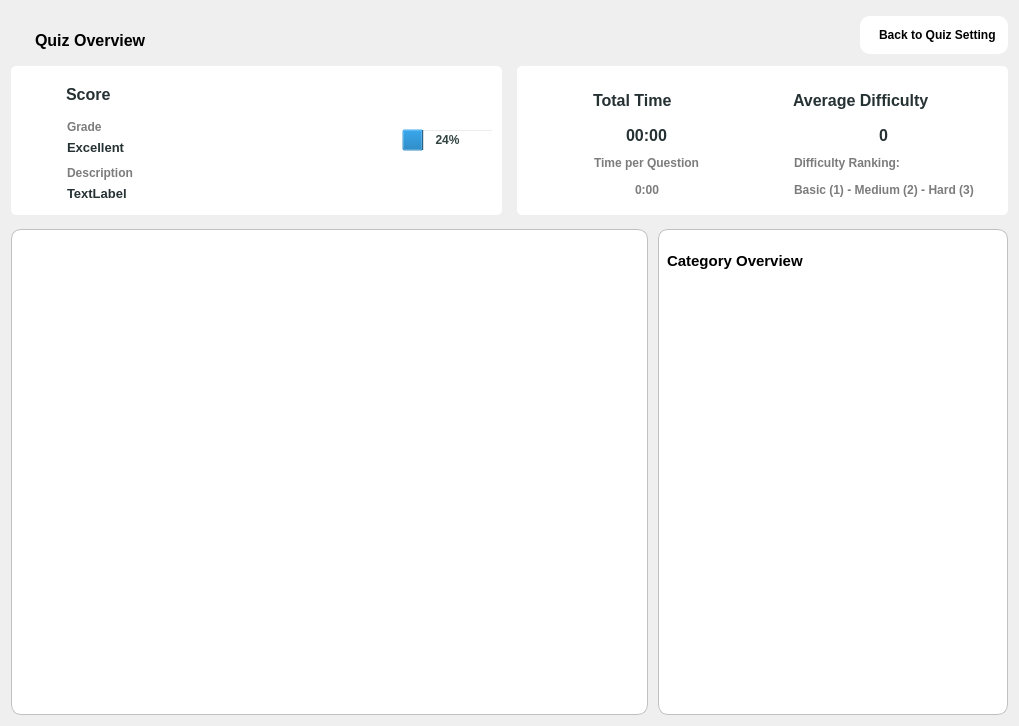
<?xml version="1.0" encoding="UTF-8"?>
<ui version="4.0">
 <class>Form</class>
 <widget class="QWidget" name="Form">
  <property name="geometry">
   <rect>
    <x>0</x>
    <y>0</y>
    <width>1019</width>
    <height>726</height>
   </rect>
  </property>
  <property name="windowTitle">
   <string>Form</string>
  </property>
  <property name="styleSheet">
   <string notr="true">#title {
	font-size: 12pt;
	font-weight: bold;
	margin: 20px 20px 10px 20px;
}

#back_btn {
	background-color: white;
	padding: 12px;
	border: none;
	font-weight: bold;
	border-radius: 10%;
}

#back_btn:hover {
	background-color: #e6e6e6;
}

#result_frame, #td_frame {
	background-color: #fff;
	border: none;
	border-radius: 5%;
}

#time_label, #score_label, #difficulty_label {
	font-size: 12pt;
	font-weight: bold;
	color: #263134;
	margin: 10px 0px 10px 0px
}

#grade_title, #grade_description, #tpq, #time_q_label, #ranking_label, #ranking_description {
	margin-left: 2px;
	color: #7c7c7c;
	font-weight: bold;
}

#grade_text, #grade_message {
	margin: 0px 0px 5px 2px;
	font-size: 10pt;
	color: #263134;
	font-weight: bold;
}

#time_val, #difficulty_float {
	font-size: 12pt;
	font-weight: bold;
	color: #263134;
}

#detail_content, #analytic_content {
	background-color: white;
	border: 1px solid silver;
	border-radius: 10px;
}

#result_bar {
	background: transparent;
	color: #314342;
	font-weight: bold;
}

#percentage_display, #question_content {
	background-color: white;
}

#analytic_title {
	font-size: 11pt;
	font-weight: bold;
}

#percentage_display QProgressBar {
	border: none;
	min-height: 20px;
	max-height: 20px;
	background-color: #c15252;
	font-weight: bold;
	color: white;
	margin-bottom: 10px;
}

#percentage_display QProgressBar::chunk {
	min-height: 20px;
	max-height: 20px;
	background-color: #52c17e;
}</string>
  </property>
  <layout class="QVBoxLayout" name="verticalLayout">
   <item>
    <layout class="QHBoxLayout" name="horizontalLayout">
     <property name="topMargin">
      <number>0</number>
     </property>
     <item>
      <widget class="QLabel" name="title">
       <property name="sizePolicy">
        <sizepolicy hsizetype="Preferred" vsizetype="Maximum">
         <horstretch>0</horstretch>
         <verstretch>0</verstretch>
        </sizepolicy>
       </property>
       <property name="text">
        <string>Quiz Overview</string>
       </property>
      </widget>
     </item>
     <item alignment="Qt::AlignRight">
      <widget class="ShadowButton" name="back_btn">
       <property name="cursor">
        <cursorShape>PointingHandCursor</cursorShape>
       </property>
       <property name="text">
        <string>  Back to Quiz Setting</string>
       </property>
       <property name="icon">
        <iconset>
         <normaloff>../resources/icons/home.svg</normaloff>../resources/icons/home.svg</iconset>
       </property>
      </widget>
     </item>
    </layout>
   </item>
   <item>
    <layout class="QHBoxLayout" name="horizontalLayout_2">
     <property name="spacing">
      <number>15</number>
     </property>
     <property name="topMargin">
      <number>0</number>
     </property>
     <item>
      <widget class="ShadowFrame" name="result_frame">
       <property name="maximumSize">
        <size>
         <width>16777215</width>
         <height>220</height>
        </size>
       </property>
       <layout class="QHBoxLayout" name="horizontalLayout_4">
        <item>
         <layout class="QGridLayout" name="gridLayout_2">
          <item row="0" column="0">
           <widget class="QLabel" name="result_icon">
            <property name="sizePolicy">
             <sizepolicy hsizetype="Fixed" vsizetype="Fixed">
              <horstretch>0</horstretch>
              <verstretch>0</verstretch>
             </sizepolicy>
            </property>
            <property name="minimumSize">
             <size>
              <width>36</width>
              <height>36</height>
             </size>
            </property>
            <property name="maximumSize">
             <size>
              <width>36</width>
              <height>36</height>
             </size>
            </property>
            <property name="text">
             <string/>
            </property>
           </widget>
          </item>
          <item row="1" column="1">
           <widget class="QLabel" name="grade_title">
            <property name="text">
             <string>Grade</string>
            </property>
           </widget>
          </item>
          <item row="2" column="1">
           <widget class="QLabel" name="grade_text">
            <property name="text">
             <string>Excellent</string>
            </property>
           </widget>
          </item>
          <item row="0" column="1">
           <widget class="QLabel" name="score_label">
            <property name="text">
             <string>Score</string>
            </property>
           </widget>
          </item>
          <item row="4" column="1">
           <widget class="QLabel" name="grade_description">
            <property name="text">
             <string>Description</string>
            </property>
           </widget>
          </item>
          <item row="5" column="1">
           <widget class="QLabel" name="grade_message">
            <property name="maximumSize">
             <size>
              <width>400</width>
              <height>16777215</height>
             </size>
            </property>
            <property name="text">
             <string>TextLabel</string>
            </property>
            <property name="wordWrap">
             <bool>true</bool>
            </property>
           </widget>
          </item>
         </layout>
        </item>
        <item>
         <widget class="QRoundProgressBar" name="result_bar">
          <property name="sizePolicy">
           <sizepolicy hsizetype="Fixed" vsizetype="Fixed">
            <horstretch>0</horstretch>
            <verstretch>0</verstretch>
           </sizepolicy>
          </property>
          <property name="value">
           <number>24</number>
          </property>
         </widget>
        </item>
       </layout>
      </widget>
     </item>
     <item>
      <widget class="ShadowFrame" name="td_frame">
       <property name="maximumSize">
        <size>
         <width>16777215</width>
         <height>220</height>
        </size>
       </property>
       <layout class="QGridLayout" name="gridLayout">
        <property name="leftMargin">
         <number>30</number>
        </property>
        <property name="topMargin">
         <number>15</number>
        </property>
        <property name="rightMargin">
         <number>30</number>
        </property>
        <property name="bottomMargin">
         <number>15</number>
        </property>
        <item row="2" column="4">
         <widget class="QLabel" name="ranking_label">
          <property name="text">
           <string>Difficulty Ranking:</string>
          </property>
         </widget>
        </item>
        <item row="0" column="2">
         <widget class="QLabel" name="time_label">
          <property name="sizePolicy">
           <sizepolicy hsizetype="Maximum" vsizetype="Preferred">
            <horstretch>0</horstretch>
            <verstretch>0</verstretch>
           </sizepolicy>
          </property>
          <property name="text">
           <string>Total Time</string>
          </property>
         </widget>
        </item>
        <item row="3" column="4">
         <widget class="QLabel" name="ranking_description">
          <property name="text">
           <string>Basic (1) - Medium (2) - Hard (3)</string>
          </property>
         </widget>
        </item>
        <item row="0" column="3" alignment="Qt::AlignRight">
         <widget class="QLabel" name="label_4">
          <property name="sizePolicy">
           <sizepolicy hsizetype="Fixed" vsizetype="Fixed">
            <horstretch>0</horstretch>
            <verstretch>0</verstretch>
           </sizepolicy>
          </property>
          <property name="minimumSize">
           <size>
            <width>36</width>
            <height>36</height>
           </size>
          </property>
          <property name="maximumSize">
           <size>
            <width>36</width>
            <height>36</height>
           </size>
          </property>
          <property name="text">
           <string/>
          </property>
          <property name="pixmap">
           <pixmap>../resources/icons/Signal-Full--Streamline-Core.svg</pixmap>
          </property>
         </widget>
        </item>
        <item row="0" column="4">
         <widget class="QLabel" name="difficulty_label">
          <property name="text">
           <string>Average Difficulty</string>
          </property>
         </widget>
        </item>
        <item row="0" column="1">
         <widget class="QLabel" name="time_icon">
          <property name="sizePolicy">
           <sizepolicy hsizetype="Fixed" vsizetype="Fixed">
            <horstretch>0</horstretch>
            <verstretch>0</verstretch>
           </sizepolicy>
          </property>
          <property name="minimumSize">
           <size>
            <width>36</width>
            <height>36</height>
           </size>
          </property>
          <property name="maximumSize">
           <size>
            <width>36</width>
            <height>36</height>
           </size>
          </property>
          <property name="text">
           <string/>
          </property>
          <property name="pixmap">
           <pixmap>../resources/icons/Square-Clock--Streamline-Core.svg</pixmap>
          </property>
          <property name="scaledContents">
           <bool>true</bool>
          </property>
         </widget>
        </item>
        <item row="1" column="4" alignment="Qt::AlignHCenter|Qt::AlignTop">
         <widget class="QLabel" name="difficulty_float">
          <property name="text">
           <string>0</string>
          </property>
         </widget>
        </item>
        <item row="1" column="2" alignment="Qt::AlignHCenter|Qt::AlignTop">
         <widget class="QLabel" name="time_val">
          <property name="text">
           <string>00:00</string>
          </property>
         </widget>
        </item>
        <item row="2" column="2">
         <widget class="QLabel" name="tpq">
          <property name="text">
           <string>Time per Question</string>
          </property>
         </widget>
        </item>
        <item row="3" column="2" alignment="Qt::AlignHCenter">
         <widget class="QLabel" name="time_q_label">
          <property name="text">
           <string>0:00</string>
          </property>
         </widget>
        </item>
       </layout>
      </widget>
     </item>
    </layout>
   </item>
   <item>
    <layout class="QHBoxLayout" name="horizontalLayout_3">
     <property name="spacing">
      <number>10</number>
     </property>
     <property name="topMargin">
      <number>8</number>
     </property>
     <item>
      <widget class="QWidget" name="detail_content" native="true">
       <layout class="QVBoxLayout" name="verticalLayout_6">
        <property name="spacing">
         <number>0</number>
        </property>
        <property name="leftMargin">
         <number>11</number>
        </property>
        <property name="topMargin">
         <number>11</number>
        </property>
        <property name="rightMargin">
         <number>11</number>
        </property>
        <property name="bottomMargin">
         <number>11</number>
        </property>
        <item>
         <widget class="QScrollArea" name="scrollArea">
          <property name="frameShape">
           <enum>QFrame::NoFrame</enum>
          </property>
          <property name="widgetResizable">
           <bool>true</bool>
          </property>
          <widget class="QWidget" name="question_content">
           <property name="geometry">
            <rect>
             <x>0</x>
             <y>0</y>
             <width>613</width>
             <height>421</height>
            </rect>
           </property>
           <layout class="QVBoxLayout" name="verticalLayout_4"/>
          </widget>
         </widget>
        </item>
       </layout>
      </widget>
     </item>
     <item>
      <widget class="QWidget" name="analytic_content" native="true">
       <property name="sizePolicy">
        <sizepolicy hsizetype="Maximum" vsizetype="Preferred">
         <horstretch>0</horstretch>
         <verstretch>0</verstretch>
        </sizepolicy>
       </property>
       <property name="maximumSize">
        <size>
         <width>350</width>
         <height>16777215</height>
        </size>
       </property>
       <layout class="QVBoxLayout" name="verticalLayout_3">
        <item alignment="Qt::AlignHCenter">
         <widget class="QLabel" name="analytic_title">
          <property name="sizePolicy">
           <sizepolicy hsizetype="Preferred" vsizetype="Maximum">
            <horstretch>0</horstretch>
            <verstretch>0</verstretch>
           </sizepolicy>
          </property>
          <property name="minimumSize">
           <size>
            <width>450</width>
            <height>45</height>
           </size>
          </property>
          <property name="text">
           <string>Category Overview</string>
          </property>
         </widget>
        </item>
        <item>
         <widget class="QScrollArea" name="scrollArea_2">
          <property name="frameShape">
           <enum>QFrame::NoFrame</enum>
          </property>
          <property name="widgetResizable">
           <bool>true</bool>
          </property>
          <widget class="QWidget" name="percentage_display">
           <property name="geometry">
            <rect>
             <x>0</x>
             <y>0</y>
             <width>328</width>
             <height>369</height>
            </rect>
           </property>
           <layout class="QVBoxLayout" name="verticalLayout_5"/>
          </widget>
         </widget>
        </item>
       </layout>
      </widget>
     </item>
    </layout>
   </item>
  </layout>
 </widget>
 <customwidgets>
  <customwidget>
   <class>ShadowFrame</class>
   <extends>QFrame</extends>
   <header location="global">widgets/shadow.h</header>
   <container>1</container>
  </customwidget>
  <customwidget>
   <class>ShadowButton</class>
   <extends>QPushButton</extends>
   <header location="global">widgets/shadow.h</header>
  </customwidget>
  <customwidget>
   <class>QRoundProgressBar</class>
   <extends>QProgressBar</extends>
   <header>widgets/progress_bar.h</header>
  </customwidget>
 </customwidgets>
 <resources/>
 <connections/>
</ui>
